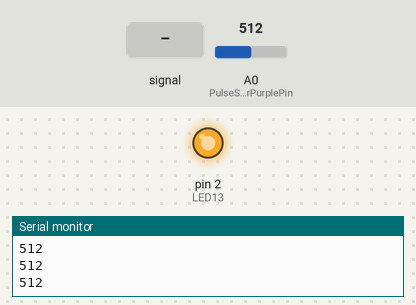
Recording of a sketch running on a simulated Arduino Uno, built with avr-gcc and run on an emulated ATmega328P. Shown: output pins drawn as LEDs (lit = HIGH), the last lines printed to the serial monitor. Dashed ring = blinking. The test bench sets the inputs (shaded band); at power-on: A0 (PulseSensorPurplePin) = 512.

Above: at 1.2 s.
1.3 s: A0 (PulseSensorPurplePin) fed a 200 Hz sine of ±81 counts around its level
At 4.2 s:
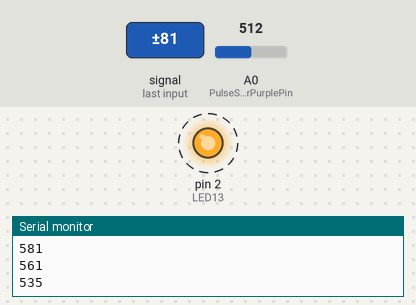
4.3 s: A0 (PulseSensorPurplePin) set to 306
At 4.9 s:
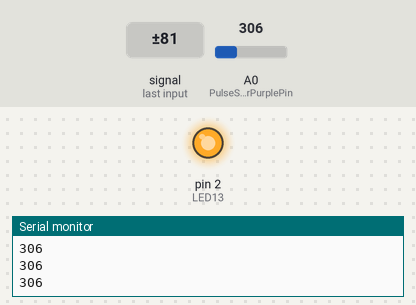
5.8 s: A0 (PulseSensorPurplePin) set to 542
7.3 s: A0 (PulseSensorPurplePin) set to 561
At 8.5 s:
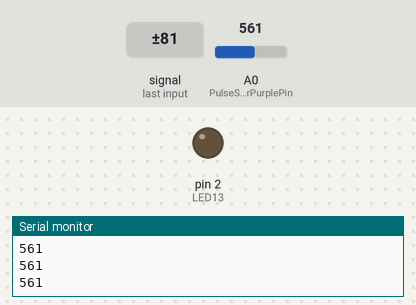
8.8 s: A0 (PulseSensorPurplePin) set to 540
At 10.0 s:
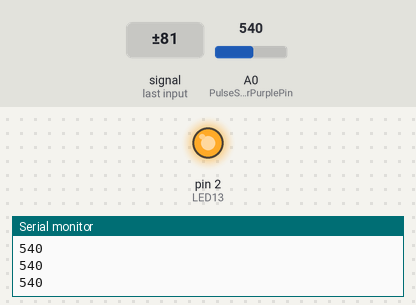
Timing chart, 0 to 11.3 s (numbered marks = the images above; inputs shaded):
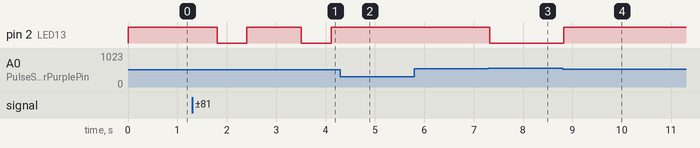

The sketch:

batimentoCardio.ino
```cpp
//  Variables
int PulseSensorPurplePin = 0;        // Pulse Sensor PURPLE WIRE connected to ANALOG PIN 0
int LED13 = 2;   //  The on-board Arduion LED


int Signal;                // holds the incoming raw data. Signal value can range from 0-1024
int Threshold = 550;            // Determine which Signal to "count as a beat", and which to ingore.


// The SetUp Function:
void setup() {
  pinMode(LED13,OUTPUT);         // pin that will blink to your heartbeat!
   Serial.begin(9600);         // Set's up Serial Communication at certain speed.

}

// The Main Loop Function
void loop() {

  Signal = analogRead(PulseSensorPurplePin);  // Read the PulseSensor's value.
                                              // Assign this value to the "Signal" variable.

   Serial.println(Signal);                    // Send the Signal value to Serial Plotter.


   if(Signal > Threshold){                          // If the signal is above "550", then "turn-on" Arduino's on-Board LED.
     digitalWrite(LED13,LOW);
   } else {
     digitalWrite(LED13,HIGH);                //  Else, the sigal must be below "550", so "turn-off" this LED.
   }


delay(100);


}
```

Measured:
- the behaviour switches between 550 and 551 on A0 (PulseSensorPurplePin) (found by bisection; images 2 and 3)
- after the input at 1.3 s, pin 2 (LED13): alternates HIGH for 1.1 s and LOW for 0.60 s, starting after 0.51 s
- after the input at 4.3 s, pin 2 (LED13): stays HIGH (without the input it goes to LOW after 0.92 s)
- after the input at 7.3 s, pin 2 (LED13): HIGH → LOW at once
- after the input at 8.8 s, pin 2 (LED13): LOW → HIGH at once
